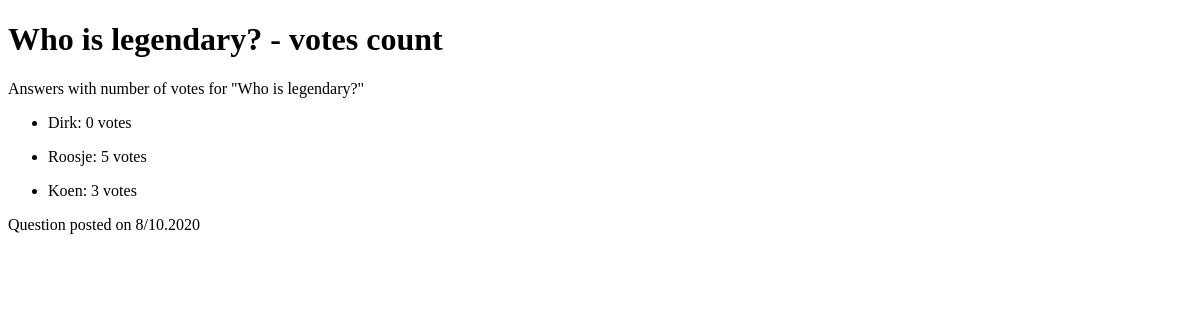
The app's page /app02/3/results/, older data.
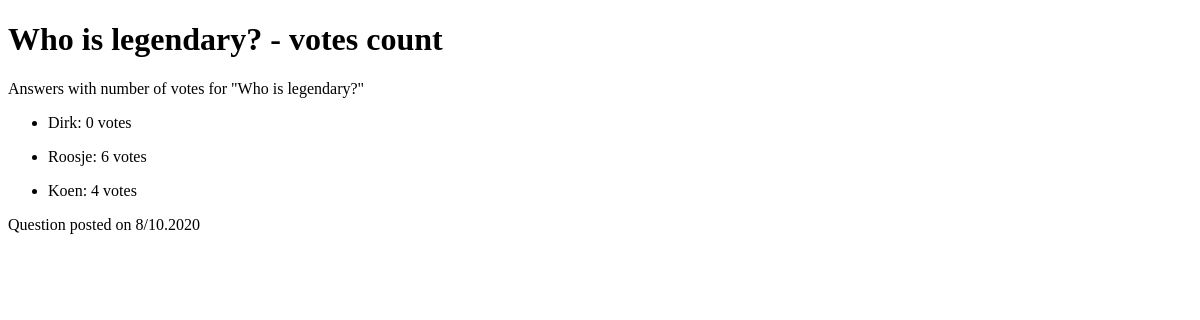
The same page, newer data.
### app02/models.py (models this page shows, shortened)
class Question(models.Model):
    question_text = models.CharField(max_length=200) # max length is a required property
    pub_date = models.DateTimeField('date published') # first argument (if filled in) is to make code more human readable

class Choice(models.Model):
    question = models.ForeignKey(Question, on_delete=models.CASCADE) # take a foreign key (single use) out of Question class/table (One Choice can only relate to one Question)
    choice_text = models.CharField(max_length=200)
    votes = models.IntegerField(default=0)

### app02/views.py (the view)
# urls.py: path('<int:pk>/results/', views.ResultsView.as_view(), name='results'),
class ResultsView(generic.DetailView): # subclassed from DetailView
    model = Question
    template_name = 'app02/results.html'

### app02/templates/app02/results.html (shortened to what this page needs)
<!DOCTYPE html>
<html>
    <head>
        {% load static %}
        <link type="text/css" rel="stylesheet" href="{% static 'app02/styles.css' %}">
    </head>
    <body>
        <h1>{{ question.question_text }} - votes count</h1>
        <p>Answers with number of votes for "{{ question.question_text }}"</p>
        {% for c in question.choice_set.all %}
            <ul>
                <li>{{ c.choice_text }}: {{ c.votes }} votes</li>
            </ul>
        {% endfor %}
        <p>Question posted on {{ question.pub_date.day }}/{{ question.pub_date.month }}.{{ question.pub_date.year }}</p>
    </body>
</html>

Row changes from the older to the newer data that the page shows:
changed Choice "Roosje": votes "5" → "6"
changed Choice "Koen": votes "3" → "4"
